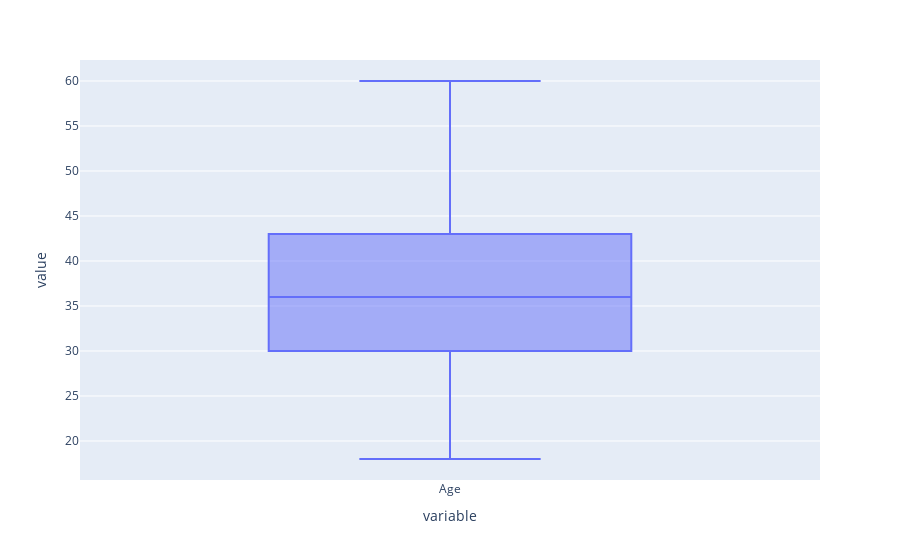

Write notebook code for a chart like this one.
### Code cell
px.box(df['Age'])

### Figure 1 — Plotly figure (JSON) as saved in the notebook; plotly's stock layout.template omitted (floating-point values rounded to 4 significant figures; data arrays with more than 128 entries replaced by an {"elided": "..."} marker saying what was removed)
{"data": [{"alignmentgroup": "True", "hovertemplate": "variable=%{x}<br>value=%{y}<extra></extra>", "legendgroup": "", "marker": {"color": "#636efa"}, "name": "", "notched": false, "offsetgroup": "", "orientation": "v", "showlegend": false, "type": "box", "x": {"elided": "1676 str values"}, "x0": " ", "xaxis": "x", "y": {"elided": "1676 int values"}, "y0": " ", "yaxis": "y"}], "layout": {"boxmode": "group", "legend": {"tracegroupgap": 0}, "margin": {"t": 60}, "xaxis": {"anchor": "y", "domain": [0, 1], "title": {"text": "variable"}}, "yaxis": {"anchor": "x", "domain": [0, 1], "title": {"text": "value"}}}}
